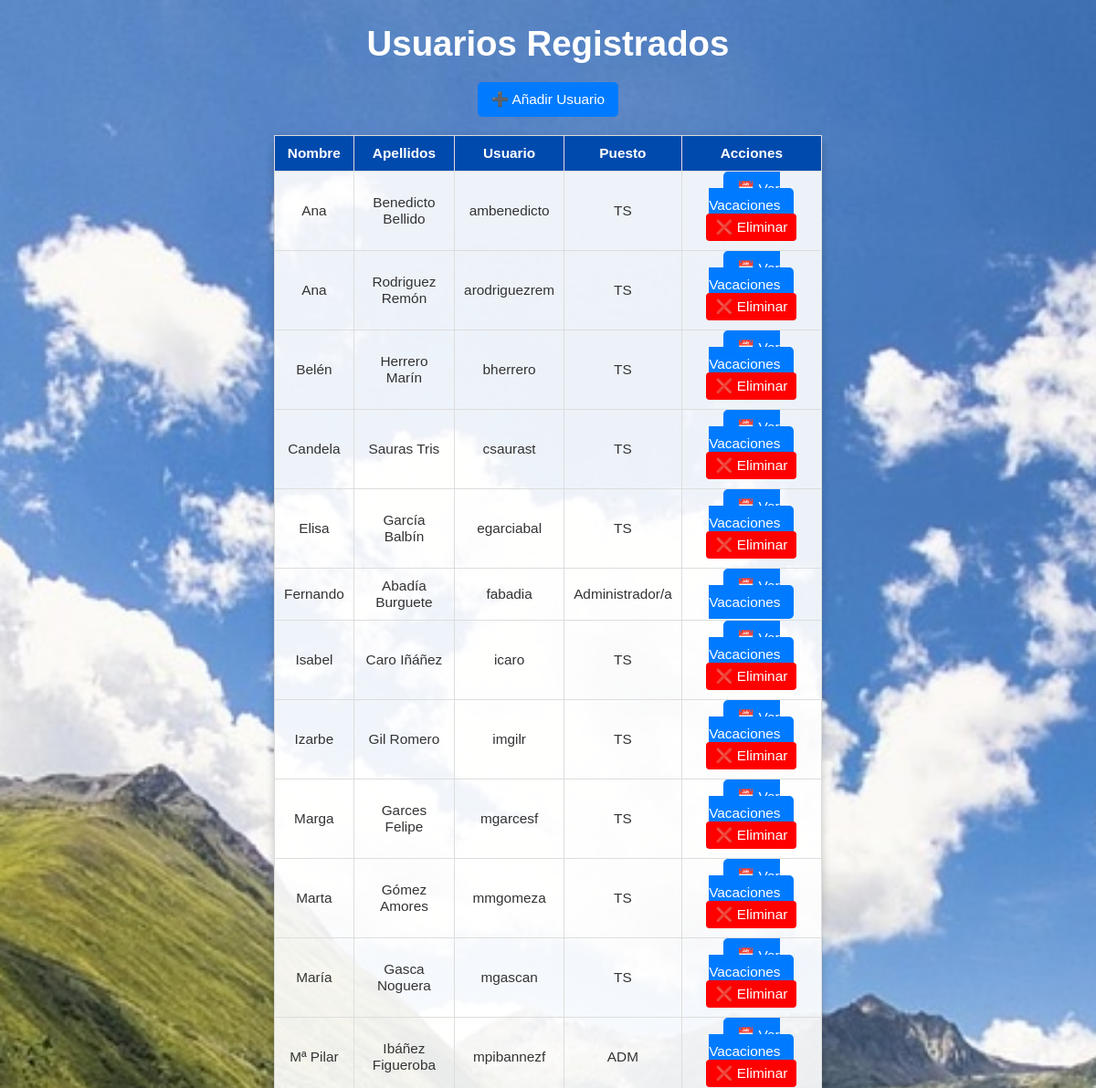
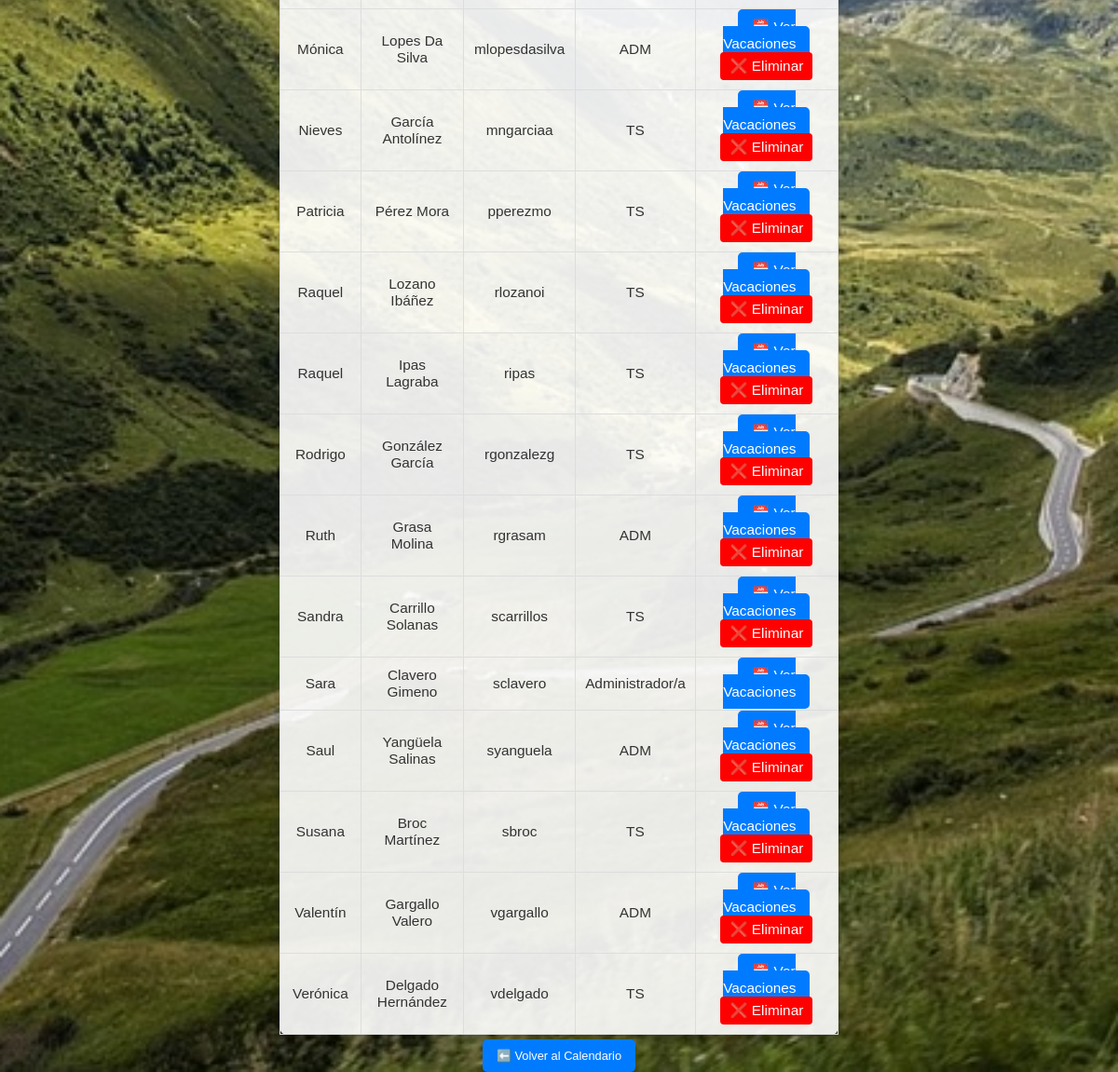
The app's page /admin/users (signed in) with its own data (2 pictures, top to bottom).
### app.py (models this page shows)
class User(UserMixin, db.Model):
    id = db.Column(db.Integer, primary_key=True)
    usuario = db.Column(db.String(50), unique=True, nullable=False)
    nombre = db.Column(db.String(100), nullable=False)
    apellidos = db.Column(db.String(100), nullable=False)
    puesto = db.Column(db.String(100), nullable=False)  # 🔹 Nuevo campo para el puesto

### app.py (the view)
@app.route('/admin/users')
@login_required
def admin_users():
    if current_user.puesto.lower() != "administrador/a":
        return redirect('/calendar')
    usuarios = User.query.order_by(User.nombre).all()
    return render_template('admin_users.html', usuarios=usuarios)

### app.py (called while the page is built)
@login_manager.user_loader
def load_user(user_id):
    return db.session.get(User, int(user_id))

### templates/admin_users.html (shortened to what this page needs)
<!DOCTYPE html>
<html lang="es">
<head>
    <link rel="stylesheet" href="{{ url_for('static', filename='styles.css') }}">
</head>
<body>
    <h1>Usuarios Registrados</h1>
    <a href="/admin/add_user" class="add-user-button">➕ Añadir Usuario</a>
    <table border="1">
        <tr>
            <th>Nombre</th>
            <th>Apellidos</th>
            <th>Usuario</th>
            <th>Puesto</th>
            <th>Acciones</th>
        </tr>
        {% for usuario in usuarios %}
        <tr>
            <td>{{ usuario.nombre }}</td>
            <td>{{ usuario.apellidos }}</td>
            <td>{{ usuario.usuario }}</td>
            <td>{{ usuario.puesto }}</td>
            <td>
                <a href="/admin/user_vacations/{{ usuario.id }}">📅 Ver Vacaciones</a>
                {% if usuario.puesto != "Administrador/a" %}
                <form method="POST" action="/admin/delete_user/{{ usuario.id }}" style="display:inline;">
                    <button type="submit">❌ Eliminar</button>
                </form>
                {% endif %}
            </td>
        </tr>
        {% endfor %}
    </table>
    <br>
    <a href="/calendar">⬅️ Volver al Calendario</a>
</body>
</html>

### static/styles.css (style rules this page uses)
body { font-family: Arial, sans-serif; background: url('/static/background.jpg') no-repeat center center fixed; background-size: cover; color: #333; text-align: center; margin: 0; padding: 0; }
button, a { background-color: #007BFF; color: white; border: none; padding: 10px 15px; text-decoration: none; cursor: pointer; border-radius: 5px; }
form { display: flex; flex-direction: column; gap: 10px; align-items: center; }
table { width: 50%; margin: auto; border-collapse: collapse; font-size: 1.2em; background: rgba(255, 255, 255, 0.9); border-radius: 8px; box-shadow: 0px 4px 10px rgba(0, 0, 0, 0.2); }
th, td { padding: 10px; border: 1px solid #ddd; text-align: center; }
th { background: #004aad; color: white; font-weight: bold; }
td form button { font-size: 1em; padding: 6px 10px; background: red; color: white; border: none; border-radius: 4px; cursor: pointer; }
h1 { font-size: 3em; font-weight: bold; color: #ffffff; margin-bottom: 20px; }
body, p, label { font-size: 0.8em; }
button { font-size: 1em; padding: 12px 18px; background-color: #007BFF; color: white; border: none; border-radius: 5px; cursor: pointer; }
.add-user-button { display: inline-block; margin-bottom: 20px; padding: 10px 15px; background-color: #007BFF; color: white; text-decoration: none; font-size: 1.2em; border-radius: 5px; transition: background 0.3s ease; }

### records on screen
User: nombre "Ana", apellidos "Benedicto Bellido", usuario "ambenedicto", puesto "TS"
User: nombre "Ana", apellidos "Rodriguez Remón", usuario "arodriguezrem", puesto "TS"
User: nombre "Belén", apellidos "Herrero Marín", usuario "bherrero", puesto "TS"
User: nombre "Candela", apellidos "Sauras Tris", usuario "csaurast", puesto "TS"
User: nombre "Elisa", apellidos "García Balbín", usuario "egarciabal", puesto "TS"
User: nombre "Fernando", apellidos "Abadía Burguete", usuario "fabadia", puesto "Administrador/a"
User: nombre "Isabel", apellidos "Caro Iñáñez", usuario "icaro", puesto "TS"
User: nombre "Izarbe", apellidos "Gil Romero", usuario "imgilr", puesto "TS"
User: nombre "Marga", apellidos "Garces Felipe", usuario "mgarcesf", puesto "TS"
User: nombre "Marta", apellidos "Gómez Amores", usuario "mmgomeza", puesto "TS"
User: nombre "María", apellidos "Gasca Noguera", usuario "mgascan", puesto "TS"
User: nombre "Mª Pilar", apellidos "Ibáñez Figueroba", usuario "mpibannezf", puesto "ADM"
User: nombre "Mónica", apellidos "Lopes Da Silva", usuario "mlopesdasilva", puesto "ADM"
User: nombre "Nieves", apellidos "García Antolínez", usuario "mngarciaa", puesto "TS"
User: nombre "Patricia", apellidos "Pérez Mora", usuario "pperezmo", puesto "TS"
User: nombre "Raquel", apellidos "Lozano Ibáñez", usuario "rlozanoi", puesto "TS"
User: nombre "Raquel", apellidos "Ipas Lagraba", usuario "ripas", puesto "TS"
User: nombre "Rodrigo", apellidos "González García", usuario "rgonzalezg", puesto "TS"
User: nombre "Ruth", apellidos "Grasa Molina", usuario "rgrasam", puesto "ADM"
User: nombre "Sandra", apellidos "Carrillo Solanas", usuario "scarrillos", puesto "TS"
User: nombre "Sara", apellidos "Clavero Gimeno", usuario "sclavero", puesto "Administrador/a"
User: nombre "Saul", apellidos "Yangüela Salinas", usuario "syanguela", puesto "ADM"
User: nombre "Susana", apellidos "Broc Martínez", usuario "sbroc", puesto "TS"
User: nombre "Valentín", apellidos "Gargallo Valero", usuario "vgargallo", puesto "ADM"
User: nombre "Verónica", apellidos "Delgado Hernández", usuario "vdelgado", puesto "TS"
